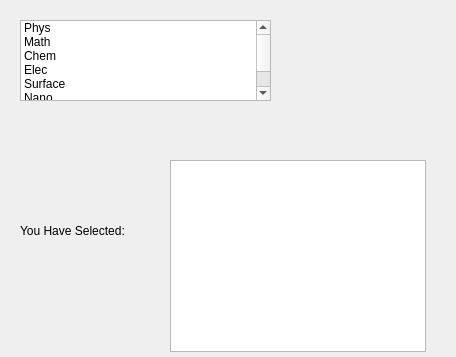
<?xml version="1.0" encoding="UTF-8"?>
<ui version="4.0">
 <class>Dialog</class>
 <widget class="QDialog" name="Dialog">
  <property name="geometry">
   <rect>
    <x>0</x>
    <y>0</y>
    <width>456</width>
    <height>357</height>
   </rect>
  </property>
  <property name="windowTitle">
   <string>Dialog</string>
  </property>
  <widget class="QListWidget" name="List">
   <property name="geometry">
    <rect>
     <x>20</x>
     <y>20</y>
     <width>251</width>
     <height>81</height>
    </rect>
   </property>
   <item>
    <property name="text">
     <string>Phys</string>
    </property>
   </item>
   <item>
    <property name="text">
     <string>Math</string>
    </property>
   </item>
   <item>
    <property name="text">
     <string>Chem</string>
    </property>
   </item>
   <item>
    <property name="text">
     <string>Elec</string>
    </property>
   </item>
   <item>
    <property name="text">
     <string>Surface</string>
    </property>
   </item>
   <item>
    <property name="text">
     <string>Nano</string>
    </property>
   </item>
   <item>
    <property name="text">
     <string>Optics</string>
    </property>
   </item>
  </widget>
  <widget class="QLabel" name="label">
   <property name="geometry">
    <rect>
     <x>20</x>
     <y>220</y>
     <width>171</width>
     <height>21</height>
    </rect>
   </property>
   <property name="text">
    <string>You Have Selected:</string>
   </property>
  </widget>
  <widget class="QListView" name="selected">
   <property name="geometry">
    <rect>
     <x>170</x>
     <y>160</y>
     <width>256</width>
     <height>192</height>
    </rect>
   </property>
  </widget>
 </widget>
 <resources/>
 <connections>
  <connection>
   <sender>List</sender>
   <signal>itemSelectionChanged()</signal>
   <receiver>Dialog</receiver>
   <slot>update_list()</slot>
   <hints>
    <hint type="sourcelabel">
     <x>118</x>
     <y>54</y>
    </hint>
    <hint type="destinationlabel">
     <x>55</x>
     <y>182</y>
    </hint>
   </hints>
  </connection>
 </connections>
 <slots>
  <slot>update_list()</slot>
 </slots>
</ui>
